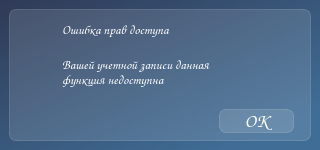
<?xml version="1.0" encoding="UTF-8"?>
<ui version="4.0">
 <class>MainWindow</class>
 <widget class="QMainWindow" name="MainWindow">
  <property name="geometry">
   <rect>
    <x>0</x>
    <y>0</y>
    <width>320</width>
    <height>150</height>
   </rect>
  </property>
  <property name="minimumSize">
   <size>
    <width>320</width>
    <height>150</height>
   </size>
  </property>
  <property name="maximumSize">
   <size>
    <width>320</width>
    <height>150</height>
   </size>
  </property>
  <property name="windowTitle">
   <string>Ошибка прав доступа</string>
  </property>
  <property name="styleSheet">
   <string notr="true">background-color: qlineargradient(spread:pad, x1:0, y1:0, x2:0.840909, y2:0.881, stop:0 rgba(47, 58, 86, 255), stop:1 rgba(64, 109, 150, 255));
font-family: Comic Sans MS;</string>
  </property>
  <widget class="QWidget" name="centralwidget">
   <layout class="QHBoxLayout" name="horizontalLayout">
    <item>
     <widget class="QFrame" name="frame">
      <property name="styleSheet">
       <string notr="true">background-color: rgba(255,255,255, 30);
border: 1px solid rgba(255,255,255,40);
border-radius: 7px;</string>
      </property>
      <property name="frameShape">
       <enum>QFrame::StyledPanel</enum>
      </property>
      <property name="frameShadow">
       <enum>QFrame::Raised</enum>
      </property>
      <widget class="QPushButton" name="exit_btm">
       <property name="geometry">
        <rect>
         <x>210</x>
         <y>100</y>
         <width>75</width>
         <height>24</height>
        </rect>
       </property>
       <property name="styleSheet">
        <string notr="true">QPushButton {
color: white;
border-radius: 7px;
font-weight: bold;
font-size: 14pt;
}
QPushButton:hover{
color: rgb(141, 170, 255);
}
QPushButton:pressed{
background-color: rgdargba(255, 255, 255, 70);
}</string>
       </property>
       <property name="text">
        <string>OK</string>
       </property>
      </widget>
      <widget class="QLabel" name="label">
       <property name="geometry">
        <rect>
         <x>50</x>
         <y>10</y>
         <width>171</width>
         <height>20</height>
        </rect>
       </property>
       <property name="styleSheet">
        <string notr="true">color: white;
border-color: transparent;
background-color: transparent;
font-size: 10pt;</string>
       </property>
       <property name="text">
        <string>Ошибка прав доступа</string>
       </property>
      </widget>
      <widget class="QLabel" name="label_2">
       <property name="enabled">
        <bool>true</bool>
       </property>
       <property name="geometry">
        <rect>
         <x>50</x>
         <y>40</y>
         <width>251</width>
         <height>31</height>
        </rect>
       </property>
       <property name="toolTip">
        <string>&lt;html&gt;&lt;head/&gt;&lt;body&gt;&lt;p&gt;&lt;br/&gt;&lt;/p&gt;&lt;/body&gt;&lt;/html&gt;</string>
       </property>
       <property name="whatsThis">
        <string>&lt;html&gt;&lt;head/&gt;&lt;body&gt;&lt;p&gt;&lt;br/&gt;&lt;/p&gt;&lt;/body&gt;&lt;/html&gt;</string>
       </property>
       <property name="styleSheet">
        <string notr="true">color: white;
border-color: transparent;
background-color: transparent;
font-size: 10pt;</string>
       </property>
       <property name="text">
        <string>Вашей учетной записи данная</string>
       </property>
      </widget>
      <widget class="QLabel" name="label_3">
       <property name="geometry">
        <rect>
         <x>50</x>
         <y>60</y>
         <width>231</width>
         <height>21</height>
        </rect>
       </property>
       <property name="styleSheet">
        <string notr="true">color: white;
border-color: transparent;
background-color: transparent;
font-size: 10pt;</string>
       </property>
       <property name="text">
        <string>функция недоступна</string>
       </property>
      </widget>
      <widget class="QLabel" name="label_4">
       <property name="geometry">
        <rect>
         <x>0</x>
         <y>20</y>
         <width>51</width>
         <height>51</height>
        </rect>
       </property>
       <property name="styleSheet">
        <string notr="true">border-color: transparent;
background-color: transparent;</string>
       </property>
       <property name="text">
        <string/>
       </property>
       <property name="pixmap">
        <pixmap resource="../res-rs.qrc">:/ico/resources/icons/close.png</pixmap>
       </property>
      </widget>
     </widget>
    </item>
   </layout>
  </widget>
 </widget>
 <resources>
  <include location="../res-rs.qrc"/>
 </resources>
 <connections/>
</ui>
